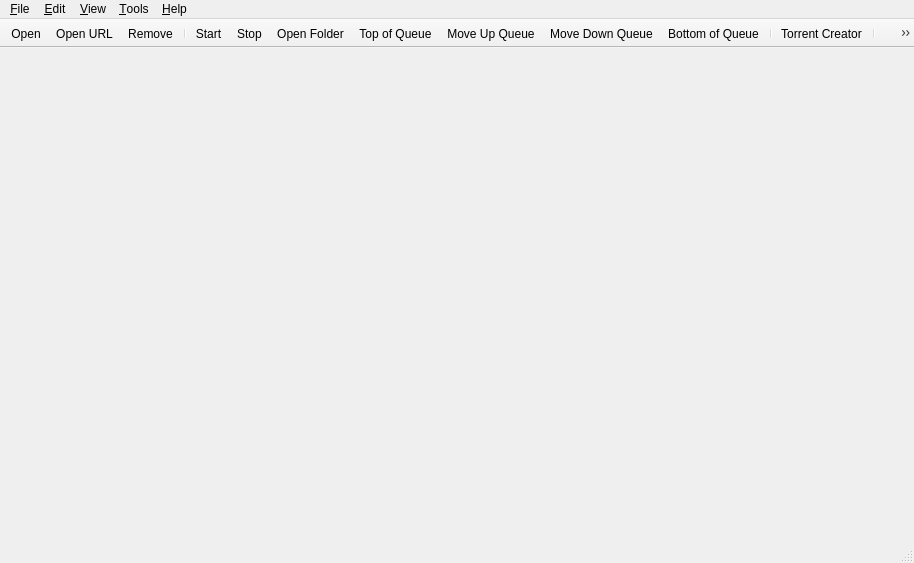
<?xml version="1.0" encoding="UTF-8"?>
<ui version="4.0">
 <class>MainWindow</class>
 <widget class="QMainWindow" name="MainWindow">
  <property name="geometry">
   <rect>
    <x>0</x>
    <y>0</y>
    <width>914</width>
    <height>563</height>
   </rect>
  </property>
  <property name="contextMenuPolicy">
   <enum>Qt::ContextMenuPolicy::CustomContextMenu</enum>
  </property>
  <widget class="QWidget" name="centralWidget">
   <layout class="QVBoxLayout" name="centralWidgetLayout">
    <property name="leftMargin">
     <number>7</number>
    </property>
    <property name="topMargin">
     <number>3</number>
    </property>
    <property name="rightMargin">
     <number>5</number>
    </property>
    <property name="bottomMargin">
     <number>0</number>
    </property>
   </layout>
  </widget>
  <widget class="QMenuBar" name="menubar">
   <property name="geometry">
    <rect>
     <x>0</x>
     <y>0</y>
     <width>914</width>
     <height>22</height>
    </rect>
   </property>
   <widget class="QMenu" name="menuEdit">
    <property name="title">
     <string>&amp;Edit</string>
    </property>
    <addaction name="actionStart"/>
    <addaction name="actionStop"/>
    <addaction name="separator"/>
    <addaction name="actionDelete"/>
    <addaction name="actionTopQueuePos"/>
    <addaction name="actionIncreaseQueuePos"/>
    <addaction name="actionDecreaseQueuePos"/>
    <addaction name="actionBottomQueuePos"/>
    <addaction name="separator"/>
    <addaction name="actionPauseSession"/>
    <addaction name="actionResumeSession"/>
   </widget>
   <widget class="QMenu" name="menuHelp">
    <property name="title">
     <string>&amp;Help</string>
    </property>
    <addaction name="actionAbout"/>
   </widget>
   <widget class="QMenu" name="menuOptions">
    <property name="title">
     <string>&amp;Tools</string>
    </property>
    <widget class="QMenu" name="menuAutoShutdownOnDownloadsCompletion">
     <property name="title">
      <string>On Downloads &amp;Done</string>
     </property>
     <addaction name="actionAutoShutdownDisabled"/>
     <addaction name="actionAutoExit"/>
     <addaction name="actionAutoSuspend"/>
     <addaction name="actionAutoHibernate"/>
     <addaction name="actionAutoReboot"/>
     <addaction name="actionAutoShutdown"/>
    </widget>
    <addaction name="actionCreateTorrent"/>
    <addaction name="separator"/>
    <addaction name="actionManageCookies"/>
    <addaction name="actionOptions"/>
    <addaction name="separator"/>
    <addaction name="menuAutoShutdownOnDownloadsCompletion"/>
   </widget>
   <widget class="QMenu" name="menuFile">
    <property name="title">
     <string>&amp;File</string>
    </property>
    <addaction name="actionOpen"/>
    <addaction name="actionDownloadFromURL"/>
    <addaction name="actionCloseWindow"/>
    <addaction name="separator"/>
    <addaction name="actionExit"/>
   </widget>
   <widget class="QMenu" name="menuView">
    <property name="title">
     <string>&amp;View</string>
    </property>
    <widget class="QMenu" name="menuLog">
     <property name="title">
      <string>&amp;Log</string>
     </property>
     <addaction name="actionExecutionLogs"/>
     <addaction name="separator"/>
     <addaction name="actionNormalMessages"/>
     <addaction name="actionInformationMessages"/>
     <addaction name="actionWarningMessages"/>
     <addaction name="actionCriticalMessages"/>
    </widget>
    <addaction name="separator"/>
    <addaction name="actionTopToolBar"/>
    <addaction name="actionShowStatusbar"/>
    <addaction name="actionShowFiltersSidebar"/>
    <addaction name="actionSpeedInTitleBar"/>
    <addaction name="separator"/>
    <addaction name="actionSearchWidget"/>
    <addaction name="actionRSSReader"/>
    <addaction name="menuLog"/>
    <addaction name="separator"/>
    <addaction name="actionStatistics"/>
    <addaction name="separator"/>
    <addaction name="actionLock"/>
   </widget>
   <addaction name="menuFile"/>
   <addaction name="menuEdit"/>
   <addaction name="menuView"/>
   <addaction name="menuOptions"/>
   <addaction name="menuHelp"/>
  </widget>
  <widget class="QToolBar" name="toolBar">
   <property name="movable">
    <bool>false</bool>
   </property>
   <property name="orientation">
    <enum>Qt::Orientation::Horizontal</enum>
   </property>
   <property name="toolButtonStyle">
    <enum>Qt::ToolButtonStyle::ToolButtonFollowStyle</enum>
   </property>
   <property name="floatable">
    <bool>false</bool>
   </property>
   <attribute name="toolBarArea">
    <enum>TopToolBarArea</enum>
   </attribute>
   <attribute name="toolBarBreak">
    <bool>false</bool>
   </attribute>
   <addaction name="actionOpen"/>
   <addaction name="actionDownloadFromURL"/>
   <addaction name="actionDelete"/>
   <addaction name="separator"/>
   <addaction name="actionStart"/>
   <addaction name="actionStop"/>
   <addaction name="actionOpenDestinationFolder"/>
   <addaction name="actionTopQueuePos"/>
   <addaction name="actionIncreaseQueuePos"/>
   <addaction name="actionDecreaseQueuePos"/>
   <addaction name="actionBottomQueuePos"/>
   <addaction name="separator"/>
   <addaction name="actionCreateTorrent"/>
   <addaction name="separator"/>
   <addaction name="actionOptions"/>
   <addaction name="actionLock"/>
  </widget>
  <widget class="QStatusBar" name="statusBar"/>
  <action name="actionOpen">
   <property name="text">
    <string>&amp;Add Torrent File...</string>
   </property>
   <property name="iconText">
    <string>Open</string>
   </property>
  </action>
  <action name="actionExit">
   <property name="text">
    <string>E&amp;xit</string>
   </property>
  </action>
  <action name="actionOptions">
   <property name="text">
    <string>&amp;Options...</string>
   </property>
  </action>
  <action name="actionAbout">
   <property name="text">
    <string>&amp;About</string>
   </property>
  </action>
  <action name="actionStart">
   <property name="text">
    <string>Sta&amp;rt</string>
   </property>
  </action>
  <action name="actionStop">
   <property name="text">
    <string>Sto&amp;p</string>
   </property>
  </action>
  <action name="actionResumeSession">
   <property name="text">
    <string>R&amp;esume Session</string>
   </property>
  </action>
  <action name="actionPauseSession">
   <property name="text">
    <string>Pau&amp;se Session</string>
   </property>
  </action>
  <action name="actionDelete">
   <property name="text">
    <string>&amp;Remove</string>
   </property>
  </action>
  <action name="actionDownloadFromURL">
   <property name="text">
    <string>Add Torrent &amp;Link...</string>
   </property>
   <property name="iconText">
    <string>Open URL</string>
   </property>
  </action>
  <action name="actionCreateTorrent">
   <property name="text">
    <string>Torrent &amp;Creator</string>
   </property>
  </action>
  <action name="actionDocumentation">
   <property name="text">
    <string>&amp;Documentation</string>
   </property>
  </action>
  <action name="actionSetGlobalSpeedLimits">
   <property name="text">
    <string>Set Global Speed Limits...</string>
   </property>
  </action>
  <action name="actionBottomQueuePos">
   <property name="text">
    <string>Bottom of Queue</string>
   </property>
   <property name="toolTip">
    <string>Move to the bottom of the queue</string>
   </property>
   <property name="visible">
    <bool>true</bool>
   </property>
  </action>
  <action name="actionTopQueuePos">
   <property name="text">
    <string>Top of Queue</string>
   </property>
   <property name="toolTip">
    <string>Move to the top of the queue</string>
   </property>
   <property name="visible">
    <bool>true</bool>
   </property>
  </action>
  <action name="actionDecreaseQueuePos">
   <property name="text">
    <string>Move Down Queue</string>
   </property>
   <property name="toolTip">
    <string>Move down in the queue</string>
   </property>
   <property name="visible">
    <bool>true</bool>
   </property>
  </action>
  <action name="actionIncreaseQueuePos">
   <property name="text">
    <string>Move Up Queue</string>
   </property>
   <property name="toolTip">
    <string>Move up in the queue</string>
   </property>
   <property name="visible">
    <bool>true</bool>
   </property>
  </action>
  <action name="actionUseAlternativeSpeedLimits">
   <property name="checkable">
    <bool>true</bool>
   </property>
   <property name="text">
    <string>Alternative Speed Limits</string>
   </property>
   <property name="toolTip">
    <string>Alternative Speed Limits</string>
   </property>
  </action>
  <action name="actionTopToolBar">
   <property name="checkable">
    <bool>true</bool>
   </property>
   <property name="text">
    <string>&amp;Top Toolbar</string>
   </property>
   <property name="toolTip">
    <string>Display Top Toolbar</string>
   </property>
  </action>
  <action name="actionShowStatusbar">
   <property name="checkable">
    <bool>true</bool>
   </property>
   <property name="text">
    <string>Status &amp;Bar</string>
   </property>
  </action>
  <action name="actionShowFiltersSidebar">
   <property name="checkable">
    <bool>true</bool>
   </property>
   <property name="text">
    <string>Filters Sidebar</string>
   </property>
  </action>
  <action name="actionSpeedInTitleBar">
   <property name="checkable">
    <bool>true</bool>
   </property>
   <property name="text">
    <string>S&amp;peed in Title Bar</string>
   </property>
   <property name="toolTip">
    <string>Show Transfer Speed in Title Bar</string>
   </property>
  </action>
  <action name="actionRSSReader">
   <property name="checkable">
    <bool>true</bool>
   </property>
   <property name="text">
    <string>&amp;RSS Reader</string>
   </property>
  </action>
  <action name="actionSearchWidget">
   <property name="checkable">
    <bool>true</bool>
   </property>
   <property name="text">
    <string>Search &amp;Engine</string>
   </property>
  </action>
  <action name="actionLock">
   <property name="text">
    <string>L&amp;ock Vortex</string>
   </property>
   <property name="iconText">
    <string>Lock</string>
   </property>
   <property name="shortcut">
    <string notr="true">Ctrl+L</string>
   </property>
  </action>
  <action name="actionDonateMoney">
   <property name="text">
    <string>Do&amp;nate!</string>
   </property>
   <property name="toolTip">
    <string>If you like Vortex, please support development!</string>
   </property>
  </action>
  <action name="actionAutoExit">
   <property name="checkable">
    <bool>true</bool>
   </property>
   <property name="text">
    <string>&amp;Exit Vortex</string>
   </property>
  </action>
  <action name="actionAutoSuspend">
   <property name="checkable">
    <bool>true</bool>
   </property>
   <property name="text">
    <string>&amp;Suspend System</string>
   </property>
  </action>
  <action name="actionAutoHibernate">
   <property name="checkable">
    <bool>true</bool>
   </property>
   <property name="text">
    <string>&amp;Hibernate System</string>
   </property>
  </action>
  <action name="actionAutoShutdown">
   <property name="checkable">
    <bool>true</bool>
   </property>
   <property name="text">
    <string>Sh&amp;utdown System</string>
   </property>
  </action>
  <action name="actionAutoReboot">
   <property name="checkable">
    <bool>true</bool>
   </property>
   <property name="text">
    <string>&amp;Reboot System</string>
   </property>
  </action>
  <action name="actionAutoShutdownDisabled">
   <property name="checkable">
    <bool>true</bool>
   </property>
   <property name="text">
    <string>&amp;Do nothing</string>
   </property>
  </action>
  <action name="actionToggleVisibility">
   <property name="text">
    <string>Show</string>
   </property>
  </action>
  <action name="actionMinimize">
   <property name="text">
    <string notr="true">Minimize</string>
   </property>
  </action>
  <action name="actionStatistics">
   <property name="text">
    <string>&amp;Statistics</string>
   </property>
  </action>
  <action name="actionCheckForUpdates">
   <property name="text">
    <string>Check for Updates</string>
   </property>
   <property name="toolTip">
    <string>Check for Program Updates</string>
   </property>
  </action>
  <action name="actionManageCookies">
   <property name="text">
    <string>Manage Cookies...</string>
   </property>
   <property name="toolTip">
    <string>Manage stored network cookies</string>
   </property>
  </action>
  <action name="actionExecutionLogs">
   <property name="checkable">
    <bool>true</bool>
   </property>
   <property name="text">
    <string>Show</string>
   </property>
  </action>
  <action name="actionNormalMessages">
   <property name="checkable">
    <bool>true</bool>
   </property>
   <property name="text">
    <string>Normal Messages</string>
   </property>
  </action>
  <action name="actionInformationMessages">
   <property name="checkable">
    <bool>true</bool>
   </property>
   <property name="text">
    <string>Information Messages</string>
   </property>
  </action>
  <action name="actionWarningMessages">
   <property name="checkable">
    <bool>true</bool>
   </property>
   <property name="text">
    <string>Warning Messages</string>
   </property>
  </action>
  <action name="actionCriticalMessages">
   <property name="checkable">
    <bool>true</bool>
   </property>
   <property name="text">
    <string>Critical Messages</string>
   </property>
  </action>
  <action name="actionCloseWindow">
   <property name="text">
    <string>Close Window</string>
   </property>
  </action>
  <action name="actionOpenDestinationFolder">
   <property name="iconText">
    <string>Open Folder</string>
   </property>
   <property name="text">
    <string>Open Destination Folder</string>
   </property>
  </action>
 </widget>
 <resources/>
 <connections/>
</ui>
